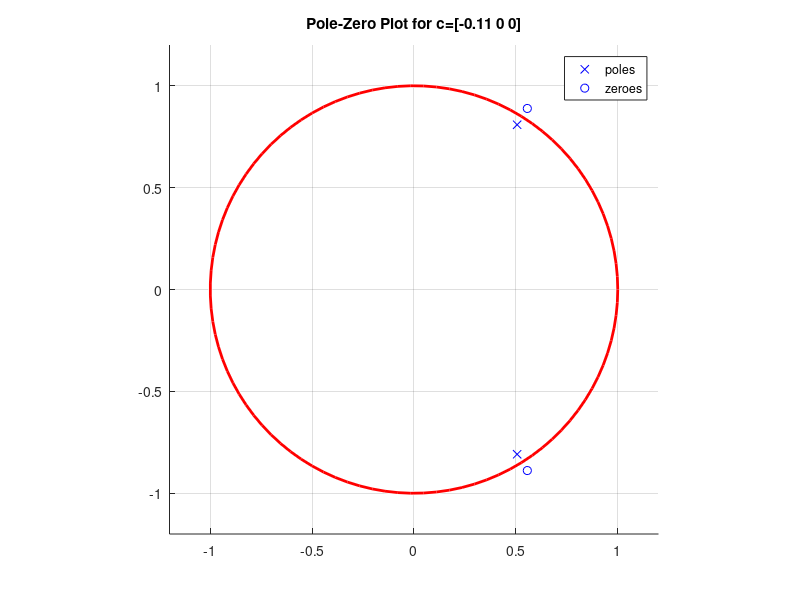
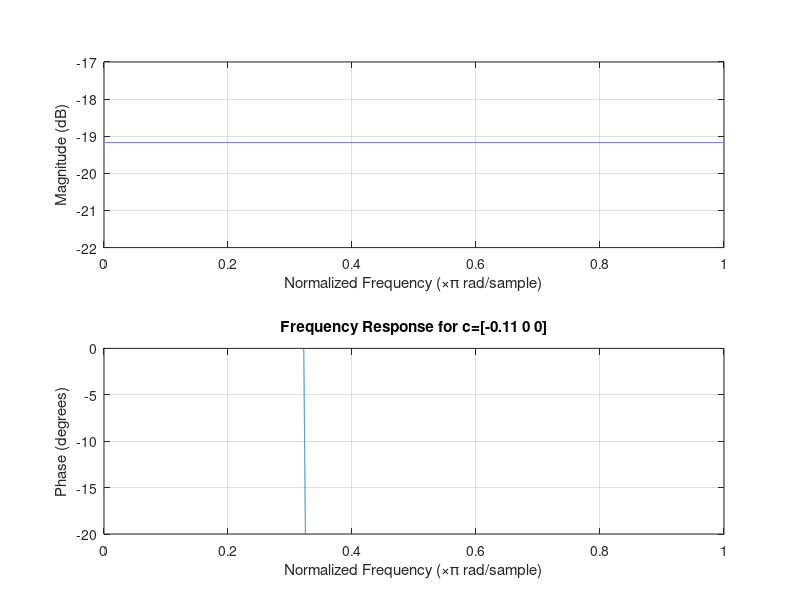
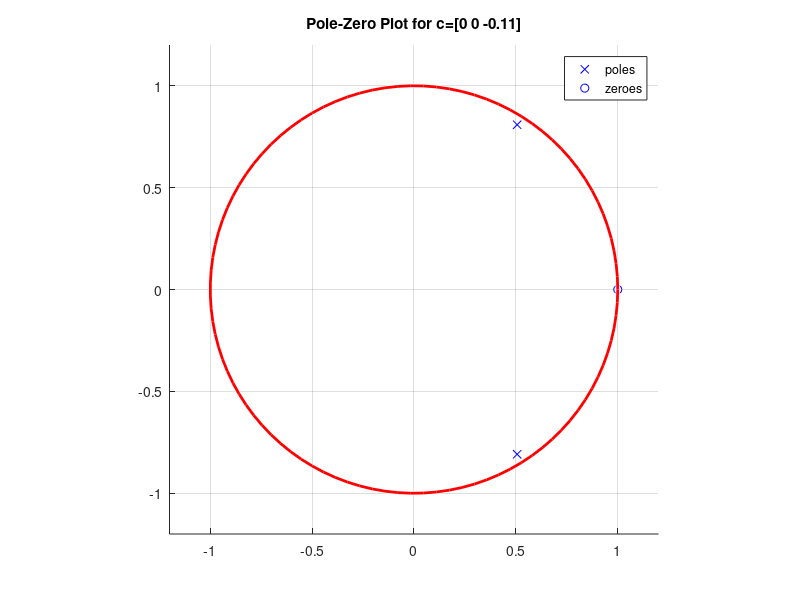
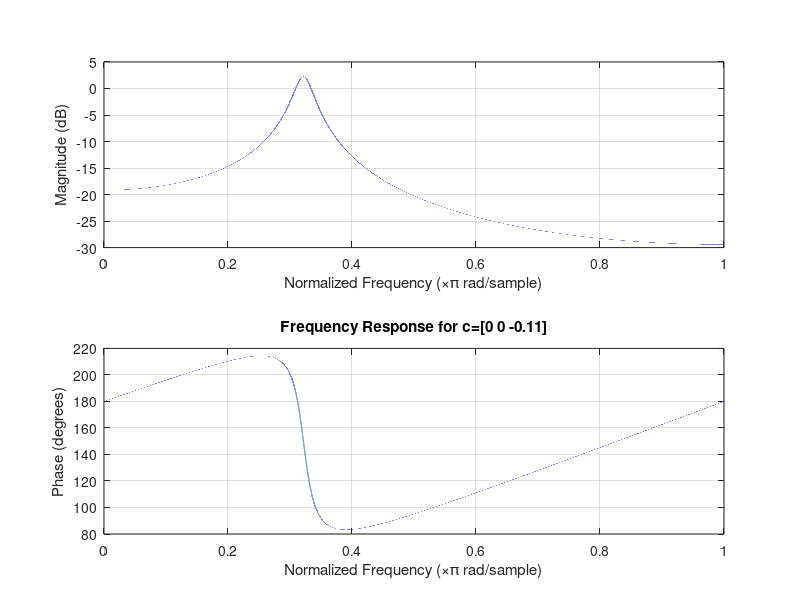

Recreate these plots in MATLAB, in order.
%% filter 1

c = [-.11 0 0];
k = [-.53 .91];

c0 = c(1);
c1 = c(2);
c2 = c(3);
k1 = k(1);
k2 = k(2);

a = [1 k1 + k1*k2 k2];
b = [c2 + c0*k2 + c1*k1 + c2*k1 + c2*k2 + c1*k1*k2 + c2*k1*k2, c1 + c0*k1 + c1*k2 + c0*k1*k2, c0];

% plot holes and zeros
figure(1)
hold on
grid on
plot(roots(a), 'bx')
plot(roots(b), 'bo')
viscircles([0 0],1);
xlim([-1.2 1.2])
ylim([-1.2 1.2])
pbaspect([1 1 1])
legend('poles', 'zeroes')
title('Pole-Zero Plot for c=[-0.11 0 0]')

figure(2)
freqz(b,a,2^18)
title('Frequency Response for c=[-0.11 0 0]')
ylim([-20 0])

%% filter 2
c = [0 0 -.11];
k = [-.53 .91];

c0 = c(1);
c1 = c(2);
c2 = c(3);
k1 = k(1);
k2 = k(2);

a = [1 k1 + k1*k2 k2];
b = [c2 + c0*k2 + c1*k1 + c2*k1 + c2*k2 + c1*k1*k2 + c2*k1*k2, c1 + c0*k1 + c1*k2 + c0*k1*k2, c0];

figure(3)
% plot holes and zeros
hold on
grid on
plot(roots(a), 'bx')
plot(roots(b), 'bo')
viscircles([0 0],1);
xlim([-1.2 1.2])
ylim([-1.2 1.2])
pbaspect([1 1 1])
legend('poles', 'zeroes')
title('Pole-Zero Plot for c=[0 0 -0.11]')

figure(4)
freqz(b,a,2^18)
title('Frequency Response for c=[0 0 -0.11]')
